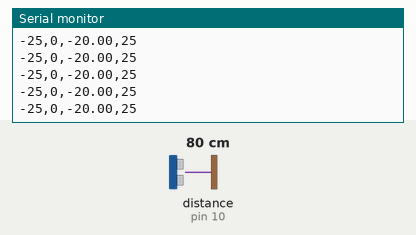
Recording of a sketch running on a simulated Arduino Uno, built with avr-gcc and run on an emulated ATmega328P. Parts: the last lines printed to the serial monitor. Inputs (shaded band) come from the test bench; at power-on: distance to the obstacle (sensor on pin 10) 80 cm. The echo pulse lasts 58.3 µs per cm.

Above: at 1.2 s.
1.3 s: distance to the obstacle (sensor on pin 10) set to 2 cm
At 1.9 s:
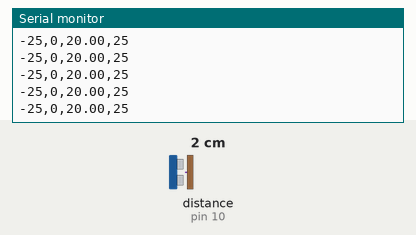
4.3 s: distance to the obstacle (sensor on pin 10) set to 35 cm
At 4.9 s:
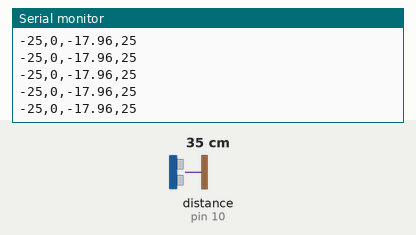
Timing chart, 0 to 7.3 s (numbered marks = the images above; inputs shaded):
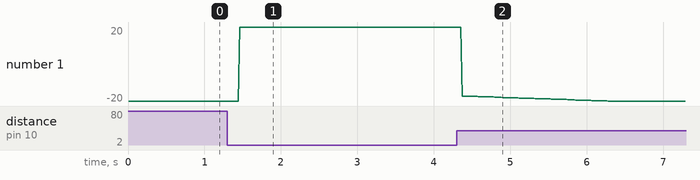

Measured:
- after the input at 1.3 s, the serial monitor: prints a new line after 0.16 s (image 1)
- after the input at 4.3 s, the serial monitor: prints a new line after 0.07 s (image 2)
- plotted number 1: -20 → 20 after the input at 1.3 s

The sketch:

PID_Edgefollow_Redbot_of_Doom.ino
```cpp
#include <PID_v1.h>
#include <RedBot.h>
#include <RedBotSoftwareSerial.h>
#include <NewPing.h>

// Set up for sensors
#define sonar_trig_right 11
#define sonar_echo_right 10
#define range 100

int motorspeed = 120;
double Setpoint, Input, Output;
double Kp=4, Ki=0.3, Kd=0;

RedBotMotors motors;
NewPing sonar_right (sonar_trig_right, sonar_echo_right, range);
PID myPID(&Input, &Output, &Setpoint, Kp, Ki, Kd, DIRECT);

void setup() {
  Serial.begin(9600);
  Input = readRightEcho();
  Setpoint = 30;
  myPID.SetOutputLimits(-20, 20);
  myPID.SetMode(AUTOMATIC);
}

void loop(){
  Input = readRightEcho();
  myPID.Compute();
  Serial.print(-25);
  Serial.print(",");
  Serial.print(0);
  Serial.print(",");
  Serial.print(Output);
  Serial.print(",");
  Serial.println(25);
}

// *****************************************************************
// Sensor Methods
// *****************************************************************
int readRightEcho()
{
  int right = sonar_right.ping_cm();
  return right;
  }


// *****************************************************************
// Motor Methods
// *****************************************************************
void motors_drive()
{
  motors.stop();
  motors.drive(motorspeed);
  }

void motors_left()
{
  motors.stop();
  motors.leftMotor(motorspeed + 20);
  }

void motors_right()
{
  motors.stop();
  motors.rightMotor(-1 * motorspeed + 20);
  }

void motors_reverse()
{
  motors.stop();
  motors.drive(motorspeed * -1);
  }

void motors_stop()
{
  motors.stop();
  }
```
